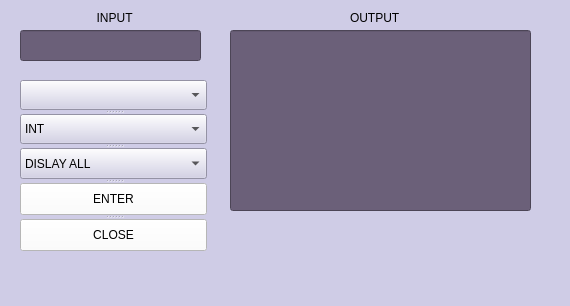
<?xml version="1.0" encoding="UTF-8"?>
<ui version="4.0">
 <class>MainWindow</class>
 <widget class="QMainWindow" name="MainWindow">
  <property name="geometry">
   <rect>
    <x>0</x>
    <y>0</y>
    <width>570</width>
    <height>306</height>
   </rect>
  </property>
  <property name="windowTitle">
   <string>MainWindow</string>
  </property>
  <property name="styleSheet">
   <string notr="true">background-color: rgb(207, 204, 230);</string>
  </property>
  <widget class="QWidget" name="centralwidget">
   <widget class="QLineEdit" name="INPUT">
    <property name="geometry">
     <rect>
      <x>20</x>
      <y>30</y>
      <width>181</width>
      <height>31</height>
     </rect>
    </property>
    <property name="styleSheet">
     <string notr="true">color: rgb(255, 255, 255);

background-color: rgb(107, 96, 121);</string>
    </property>
   </widget>
   <widget class="QLineEdit" name="OUTPUT">
    <property name="geometry">
     <rect>
      <x>230</x>
      <y>30</y>
      <width>301</width>
      <height>181</height>
     </rect>
    </property>
    <property name="styleSheet">
     <string notr="true">color: rgb(255, 255, 255);

background-color: rgb(107, 96, 121);</string>
    </property>
   </widget>
   <widget class="QLabel" name="INPUT_LABEL">
    <property name="geometry">
     <rect>
      <x>90</x>
      <y>10</y>
      <width>58</width>
      <height>16</height>
     </rect>
    </property>
    <property name="styleSheet">
     <string notr="true">color: rgb(0, 0, 0);</string>
    </property>
    <property name="text">
     <string>  INPUT</string>
    </property>
   </widget>
   <widget class="QLabel" name="OUTPUT_LABEL">
    <property name="geometry">
     <rect>
      <x>350</x>
      <y>10</y>
      <width>58</width>
      <height>16</height>
     </rect>
    </property>
    <property name="styleSheet">
     <string notr="true">color: rgb(0, 0, 0);</string>
    </property>
    <property name="text">
     <string>OUTPUT</string>
    </property>
   </widget>
   <widget class="QSplitter" name="splitter_2">
    <property name="geometry">
     <rect>
      <x>20</x>
      <y>80</y>
      <width>187</width>
      <height>171</height>
     </rect>
    </property>
    <property name="orientation">
     <enum>Qt::Vertical</enum>
    </property>
    <widget class="QSplitter" name="splitter">
     <property name="orientation">
      <enum>Qt::Vertical</enum>
     </property>
     <widget class="QComboBox" name="COPY">
      <property name="styleSheet">
       <string notr="true">color: rgb(0, 0, 0);</string>
      </property>
     </widget>
     <widget class="QComboBox" name="TYPE">
      <property name="styleSheet">
       <string notr="true">color: rgb(0, 0, 0);</string>
      </property>
      <item>
       <property name="text">
        <string>INT</string>
       </property>
      </item>
      <item>
       <property name="text">
        <string>DOUBLE</string>
       </property>
      </item>
      <item>
       <property name="text">
        <string>STRING</string>
       </property>
      </item>
      <item>
       <property name="text">
        <string>RATIONAL</string>
       </property>
      </item>
      <item>
       <property name="text">
        <string>DATE</string>
       </property>
      </item>
      <item>
       <property name="text">
        <string>COMPLEX</string>
       </property>
      </item>
     </widget>
    </widget>
    <widget class="QComboBox" name="FUNCTION">
     <property name="styleSheet">
      <string notr="true">color: rgb(0, 0, 0);</string>
     </property>
     <item>
      <property name="text">
       <string>DISLAY ALL</string>
      </property>
     </item>
     <item>
      <property name="text">
       <string>DISPLAY PART</string>
      </property>
     </item>
     <item>
      <property name="text">
       <string>PUSH BACK</string>
      </property>
     </item>
     <item>
      <property name="text">
       <string>PUSH FRONT</string>
      </property>
     </item>
     <item>
      <property name="text">
       <string>POP FRONT</string>
      </property>
     </item>
     <item>
      <property name="text">
       <string>INSERT SORT</string>
      </property>
     </item>
     <item>
      <property name="text">
       <string>INSERT</string>
      </property>
     </item>
     <item>
      <property name="text">
       <string>SELECT SORT</string>
      </property>
     </item>
     <item>
      <property name="text">
       <string>REMOVE DUPLICATES</string>
      </property>
     </item>
     <item>
      <property name="text">
       <string>COPY</string>
      </property>
     </item>
     <item>
      <property name="text">
       <string>DELETE</string>
      </property>
     </item>
     <item>
      <property name="text">
       <string>DRAW </string>
      </property>
     </item>
    </widget>
    <widget class="QPushButton" name="ENTER_2">
     <property name="styleSheet">
      <string notr="true">color: rgb(0, 0, 0);
background-color: rgb(255, 255, 255);</string>
     </property>
     <property name="text">
      <string>ENTER</string>
     </property>
    </widget>
    <widget class="QPushButton" name="CLOSE">
     <property name="styleSheet">
      <string notr="true">color: rgb(0, 0, 0);
background-color: rgb(255, 255, 255);</string>
     </property>
     <property name="text">
      <string>CLOSE</string>
     </property>
    </widget>
   </widget>
  </widget>
  <widget class="QMenuBar" name="menubar">
   <property name="geometry">
    <rect>
     <x>0</x>
     <y>0</y>
     <width>570</width>
     <height>24</height>
    </rect>
   </property>
  </widget>
  <widget class="QStatusBar" name="statusbar"/>
 </widget>
 <resources/>
 <connections>
  <connection>
   <sender>CLOSE</sender>
   <signal>clicked()</signal>
   <receiver>MainWindow</receiver>
   <slot>close()</slot>
   <hints>
    <hint type="sourcelabel">
     <x>256</x>
     <y>316</y>
    </hint>
    <hint type="destinationlabel">
     <x>211</x>
     <y>344</y>
    </hint>
   </hints>
  </connection>
 </connections>
</ui>
